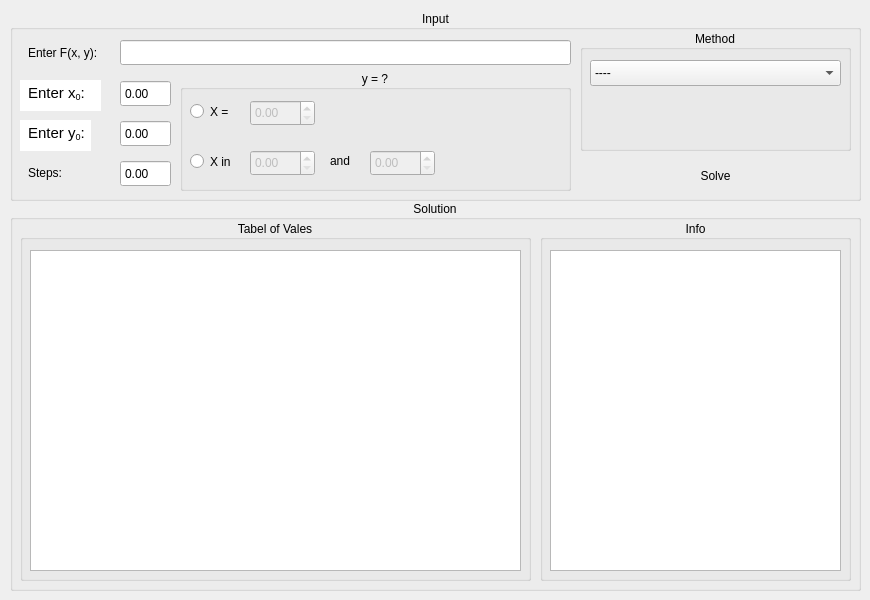
    <widget class="QWidget" name="EulerPage">
     <widget class="QGroupBox" name="EulerInGroup">
      <property name="geometry">
       <rect>
        <x>10</x>
        <y>10</y>
        <width>851</width>
        <height>191</height>
       </rect>
      </property>
      <property name="title">
       <string>Input</string>
      </property>
      <property name="alignment">
       <set>Qt::AlignmentFlag::AlignCenter</set>
      </property>
      <widget class="QLabel" name="EulerInLabel">
       <property name="geometry">
        <rect>
         <x>10</x>
         <y>30</y>
         <width>101</width>
         <height>25</height>
        </rect>
       </property>
       <property name="text">
        <string>Enter F(x, y):</string>
       </property>
       <property name="indent">
        <number>8</number>
       </property>
      </widget>
      <widget class="QLineEdit" name="EulerEQInput">
       <property name="geometry">
        <rect>
         <x>110</x>
         <y>30</y>
         <width>451</width>
         <height>25</height>
        </rect>
       </property>
      </widget>
      <widget class="QLabel" name="EulerStepsLabel">
       <property name="geometry">
        <rect>
         <x>10</x>
         <y>150</y>
         <width>51</width>
         <height>25</height>
        </rect>
       </property>
       <property name="text">
        <string>Steps:</string>
       </property>
       <property name="indent">
        <number>8</number>
       </property>
      </widget>
      <widget class="QDoubleSpinBox" name="X0Input">
       <property name="geometry">
        <rect>
         <x>110</x>
         <y>70</y>
         <width>51</width>
         <height>27</height>
        </rect>
       </property>
       <property name="buttonSymbols">
        <enum>QAbstractSpinBox::ButtonSymbols::NoButtons</enum>
       </property>
      </widget>
      <widget class="QDoubleSpinBox" name="Y0Input">
       <property name="geometry">
        <rect>
         <x>110</x>
         <y>110</y>
         <width>51</width>
         <height>27</height>
        </rect>
       </property>
       <property name="buttonSymbols">
        <enum>QAbstractSpinBox::ButtonSymbols::NoButtons</enum>
       </property>
      </widget>
      <widget class="QDoubleSpinBox" name="EulerStepsInput">
       <property name="geometry">
        <rect>
         <x>110</x>
         <y>150</y>
         <width>51</width>
         <height>27</height>
        </rect>
       </property>
       <property name="wrapping">
        <bool>false</bool>
       </property>
       <property name="frame">
        <bool>true</bool>
       </property>
       <property name="buttonSymbols">
        <enum>QAbstractSpinBox::ButtonSymbols::NoButtons</enum>
       </property>
       <property name="keyboardTracking">
        <bool>true</bool>
       </property>
      </widget>
      <widget class="QGroupBox" name="groupBox_12">
       <property name="geometry">
        <rect>
         <x>570</x>
         <y>20</y>
         <width>271</width>
         <height>121</height>
        </rect>
       </property>
       <property name="title">
        <string>Method</string>
       </property>
       <property name="alignment">
        <set>Qt::AlignmentFlag::AlignCenter</set>
       </property>
       <widget class="QComboBox" name="EulerMethodSelector">
        <property name="geometry">
         <rect>
          <x>10</x>
          <y>30</y>
          <width>251</width>
          <height>26</height>
         </rect>
        </property>
        <item>
         <property name="text">
          <string>----</string>
         </property>
        </item>
        <item>
         <property name="text">
          <string>Euler</string>
         </property>
        </item>
        <item>
         <property name="text">
          <string>Modified Euler</string>
         </property>
        </item>
       </widget>
      </widget>
      <widget class="QPushButton" name="EulerSolveButton">
       <property name="geometry">
        <rect>
         <x>570</x>
         <y>150</y>
         <width>271</width>
         <height>31</height>
        </rect>
       </property>
       <property name="cursor">
        <cursorShape>PointingHandCursor</cursorShape>
       </property>
       <property name="text">
        <string>Solve</string>
       </property>
       <property name="flat">
        <bool>true</bool>
       </property>
      </widget>
      <widget class="QTextEdit" name="textEdit">
       <property name="geometry">
        <rect>
         <x>10</x>
         <y>70</y>
         <width>81</width>
         <height>31</height>
        </rect>
       </property>
       <property name="font">
        <font>
         <kerning>true</kerning>
        </font>
       </property>
       <property name="frameShape">
        <enum>QFrame::Shape::NoFrame</enum>
       </property>
       <property name="frameShadow">
        <enum>QFrame::Shadow::Plain</enum>
       </property>
       <property name="lineWidth">
        <number>0</number>
       </property>
       <property name="lineWrapMode">
        <enum>QTextEdit::LineWrapMode::WidgetWidth</enum>
       </property>
       <property name="readOnly">
        <bool>true</bool>
       </property>
       <property name="html">
        <string>&lt;!DOCTYPE HTML PUBLIC &quot;-//W3C//DTD HTML 4.0//EN&quot; &quot;http://www.w3.org/TR/REC-html40/strict.dtd&quot;&gt;
&lt;html&gt;&lt;head&gt;&lt;meta name=&quot;qrichtext&quot; content=&quot;1&quot; /&gt;&lt;meta charset=&quot;utf-8&quot; /&gt;&lt;style type=&quot;text/css&quot;&gt;
p, li { white-space: pre-wrap; }
hr { height: 1px; border-width: 0; }
li.unchecked::marker { content: &quot;\2610&quot;; }
li.checked::marker { content: &quot;\2612&quot;; }
&lt;/style&gt;&lt;/head&gt;&lt;body style=&quot; font-family:'Ubuntu'; font-size:11pt; font-weight:400; font-style:normal;&quot;&gt;
&lt;p style=&quot; margin-top:0px; margin-bottom:0px; margin-left:0px; margin-right:0px; -qt-block-indent:0; text-indent:0px;&quot;&gt; Enter x&lt;span style=&quot; vertical-align:sub;&quot;&gt;0&lt;/span&gt;:&lt;/p&gt;&lt;/body&gt;&lt;/html&gt;</string>
       </property>
      </widget>
      <widget class="QTextEdit" name="textEdit_2">
       <property name="geometry">
        <rect>
         <x>10</x>
         <y>110</y>
         <width>71</width>
         <height>31</height>
        </rect>
       </property>
       <property name="frameShape">
        <enum>QFrame::Shape::NoFrame</enum>
       </property>
       <property name="frameShadow">
        <enum>QFrame::Shadow::Plain</enum>
       </property>
       <property name="lineWidth">
        <number>0</number>
       </property>
       <property name="lineWrapMode">
        <enum>QTextEdit::LineWrapMode::WidgetWidth</enum>
       </property>
       <property name="readOnly">
        <bool>true</bool>
       </property>
       <property name="html">
        <string>&lt;!DOCTYPE HTML PUBLIC &quot;-//W3C//DTD HTML 4.0//EN&quot; &quot;http://www.w3.org/TR/REC-html40/strict.dtd&quot;&gt;
&lt;html&gt;&lt;head&gt;&lt;meta name=&quot;qrichtext&quot; content=&quot;1&quot; /&gt;&lt;meta charset=&quot;utf-8&quot; /&gt;&lt;style type=&quot;text/css&quot;&gt;
p, li { white-space: pre-wrap; }
hr { height: 1px; border-width: 0; }
li.unchecked::marker { content: &quot;\2610&quot;; }
li.checked::marker { content: &quot;\2612&quot;; }
&lt;/style&gt;&lt;/head&gt;&lt;body style=&quot; font-family:'Ubuntu'; font-size:11pt; font-weight:400; font-style:normal;&quot;&gt;
&lt;p style=&quot; margin-top:0px; margin-bottom:0px; margin-left:0px; margin-right:0px; -qt-block-indent:0; text-indent:0px;&quot;&gt; Enter y&lt;span style=&quot; vertical-align:sub;&quot;&gt;0&lt;/span&gt;:&lt;/p&gt;&lt;/body&gt;&lt;/html&gt;</string>
       </property>
      </widget>
      <widget class="QGroupBox" name="groupBox_13">
       <property name="geometry">
        <rect>
         <x>170</x>
         <y>60</y>
         <width>391</width>
         <height>121</height>
        </rect>
       </property>
       <property name="title">
        <string>y = ?</string>
       </property>
       <property name="alignment">
        <set>Qt::AlignmentFlag::AlignCenter</set>
       </property>
       <widget class="QRadioButton" name="X_eq_option">
        <property name="geometry">
         <rect>
          <x>10</x>
          <y>30</y>
          <width>112</width>
          <height>23</height>
         </rect>
        </property>
        <property name="text">
         <string>X =</string>
        </property>
       </widget>
       <widget class="QRadioButton" name="X_range">
        <property name="geometry">
         <rect>
          <x>10</x>
          <y>80</y>
          <width>112</width>
          <height>23</height>
         </rect>
        </property>
        <property name="text">
         <string>X in</string>
        </property>
       </widget>
       <widget class="QDoubleSpinBox" name="X_eq_input">
        <property name="enabled">
         <bool>false</bool>
        </property>
        <property name="geometry">
         <rect>
          <x>70</x>
          <y>30</y>
          <width>65</width>
          <height>26</height>
         </rect>
        </property>
       </widget>
       <widget class="QDoubleSpinBox" name="X_range_low">
        <property name="enabled">
         <bool>false</bool>
        </property>
        <property name="geometry">
         <rect>
          <x>70</x>
          <y>80</y>
          <width>65</width>
          <height>26</height>
         </rect>
        </property>
       </widget>
       <widget class="QDoubleSpinBox" name="X_range_high">
        <property name="enabled">
         <bool>false</bool>
        </property>
        <property name="geometry">
         <rect>
          <x>190</x>
          <y>80</y>
          <width>65</width>
          <height>26</height>
         </rect>
        </property>
       </widget>
       <widget class="QLabel" name="label">
        <property name="enabled">
         <bool>true</bool>
        </property>
        <property name="geometry">
         <rect>
          <x>150</x>
          <y>80</y>
          <width>31</width>
          <height>21</height>
         </rect>
        </property>
        <property name="text">
         <string>and</string>
        </property>
       </widget>
      </widget>
     </widget>
     <widget class="QGroupBox" name="groupBox_14">
      <property name="geometry">
       <rect>
        <x>10</x>
        <y>200</y>
        <width>851</width>
        <height>391</height>
       </rect>
      </property>
      <property name="title">
       <string>Solution</string>
      </property>
      <property name="alignment">
       <set>Qt::AlignmentFlag::AlignCenter</set>
      </property>
      <widget class="QGroupBox" name="groupBox_15">
       <property name="geometry">
        <rect>
         <x>10</x>
         <y>20</y>
         <width>511</width>
         <height>361</height>
        </rect>
       </property>
       <property name="title">
        <string>Tabel of Vales</string>
       </property>
       <property name="alignment">
        <set>Qt::AlignmentFlag::AlignCenter</set>
       </property>
       <widget class="QTableWidget" name="EulerResultsTable">
        <property name="geometry">
         <rect>
          <x>10</x>
          <y>30</y>
          <width>491</width>
          <height>321</height>
         </rect>
        </property>
       </widget>
      </widget>
      <widget class="QGroupBox" name="groupBox_16">
       <property name="geometry">
        <rect>
         <x>530</x>
         <y>20</y>
         <width>311</width>
         <height>361</height>
        </rect>
       </property>
       <property name="title">
        <string>Info</string>
       </property>
       <property name="alignment">
        <set>Qt::AlignmentFlag::AlignCenter</set>
       </property>
       <widget class="QTextEdit" name="EulerInfo">
        <property name="geometry">
         <rect>
          <x>10</x>
          <y>30</y>
          <width>291</width>
          <height>321</height>
         </rect>
        </property>
       </widget>
      </widget>
     </widget>
    </widget>
